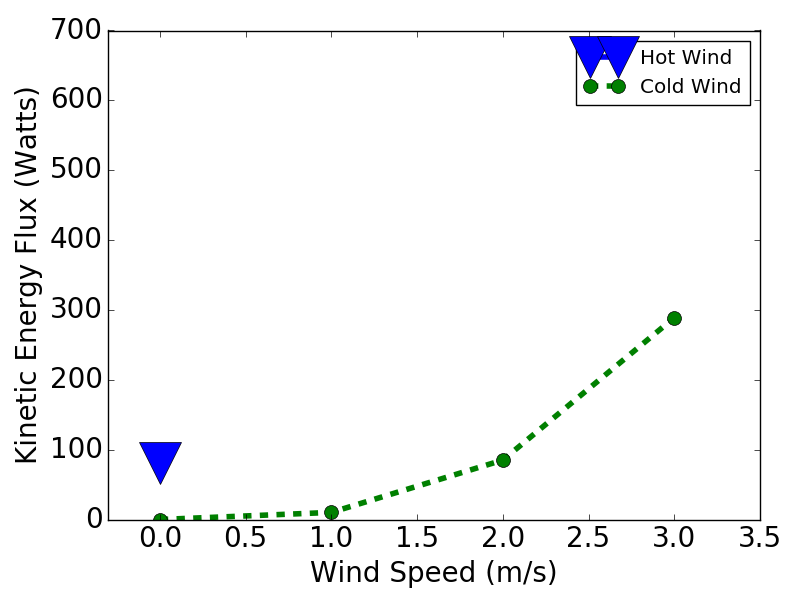

This figure's Python source:
#!/bin/py

# m/s   |  hot   | cold 
# 3        34.9  | 29.8
# 2        40.09 | 9.3
# 1        34.5  | .8745
# 0        20.0  | 0.0
#

import numpy as np

speed = [0,1,2,3]
s     = [0]
#h     = [7.0,12.5,30.09,54.9]
h     = [7.0]
c     = [0.0,.8745,7.3,24.8]


hot  = 11.65*np.array(h)
cold = 11.65*np.array(c)

#
#
#
import matplotlib.pyplot as plt

fig = plt.figure() 
ax = fig.add_subplot(1,1,1)
ax.tick_params(axis='x', labelsize=20)
ax.tick_params(axis='y', labelsize=20)

plt.plot(s,hot,'v-', label='Hot Wind',linewidth=4,markersize=30,color='blue')
plt.plot(speed,cold,'o--', label='Cold Wind',linewidth=4,markersize=10,color='green')

#overrx = np.linspace(1.0, 5.0, num=50)
plt.xlim([-.3,3.5])
plt.ylim([0,700])

fsz=20
plt.ylabel(r'Kinetic Energy Flux (Watts)',
           fontsize=fsz)

plt.xlabel(r'Wind Speed (m/s)',fontsize=fsz)


# might not need this
#plt.axes().set_aspect('equal', 'datalim')

plt.legend(loc='best')
plt.tight_layout()
#plt.show()
plt.savefig('wind_one.png')


#
# nick 
# 10/14/16
#
